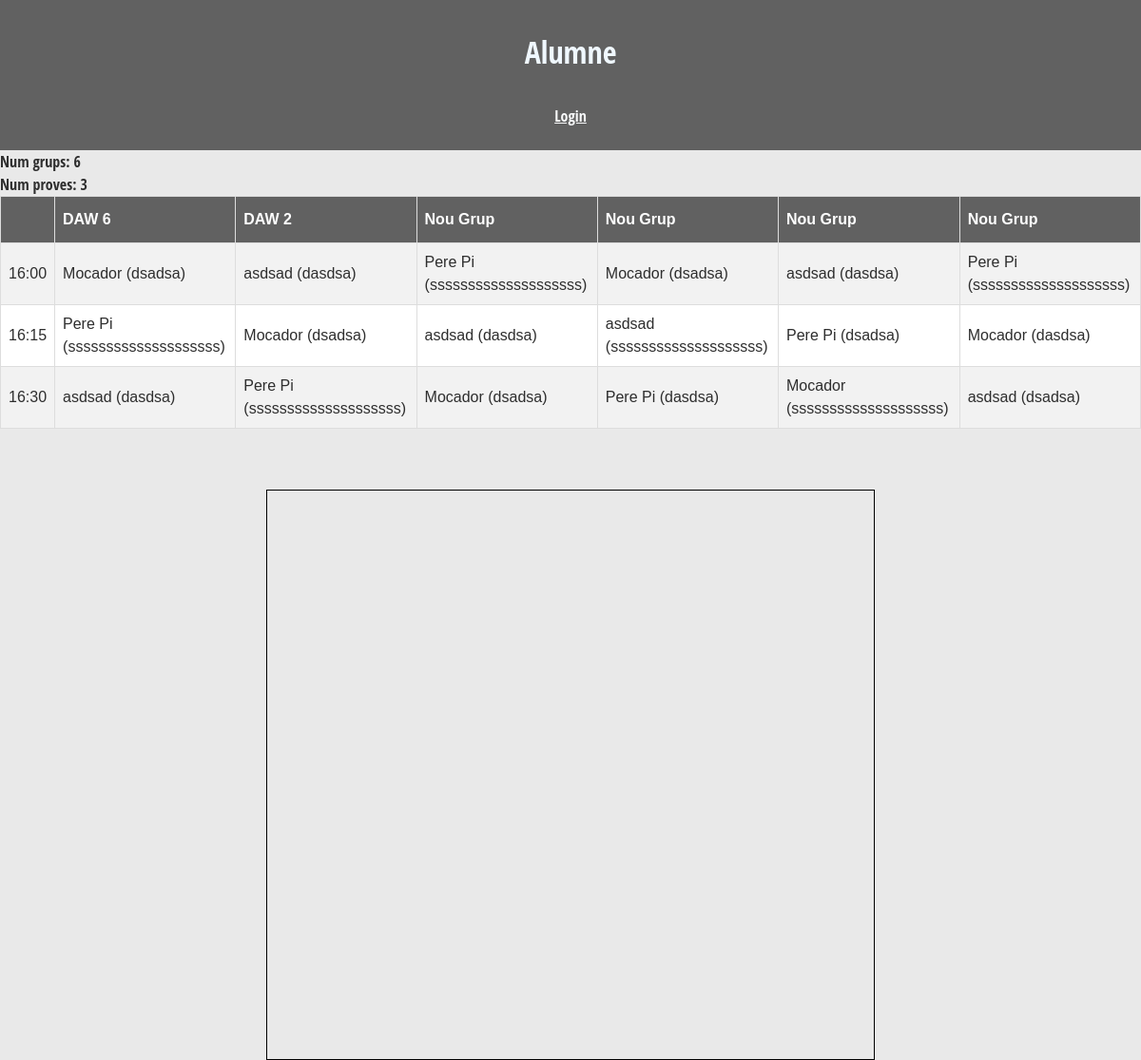
Page /Controlador/horariAlumne.php on the earlier database version.
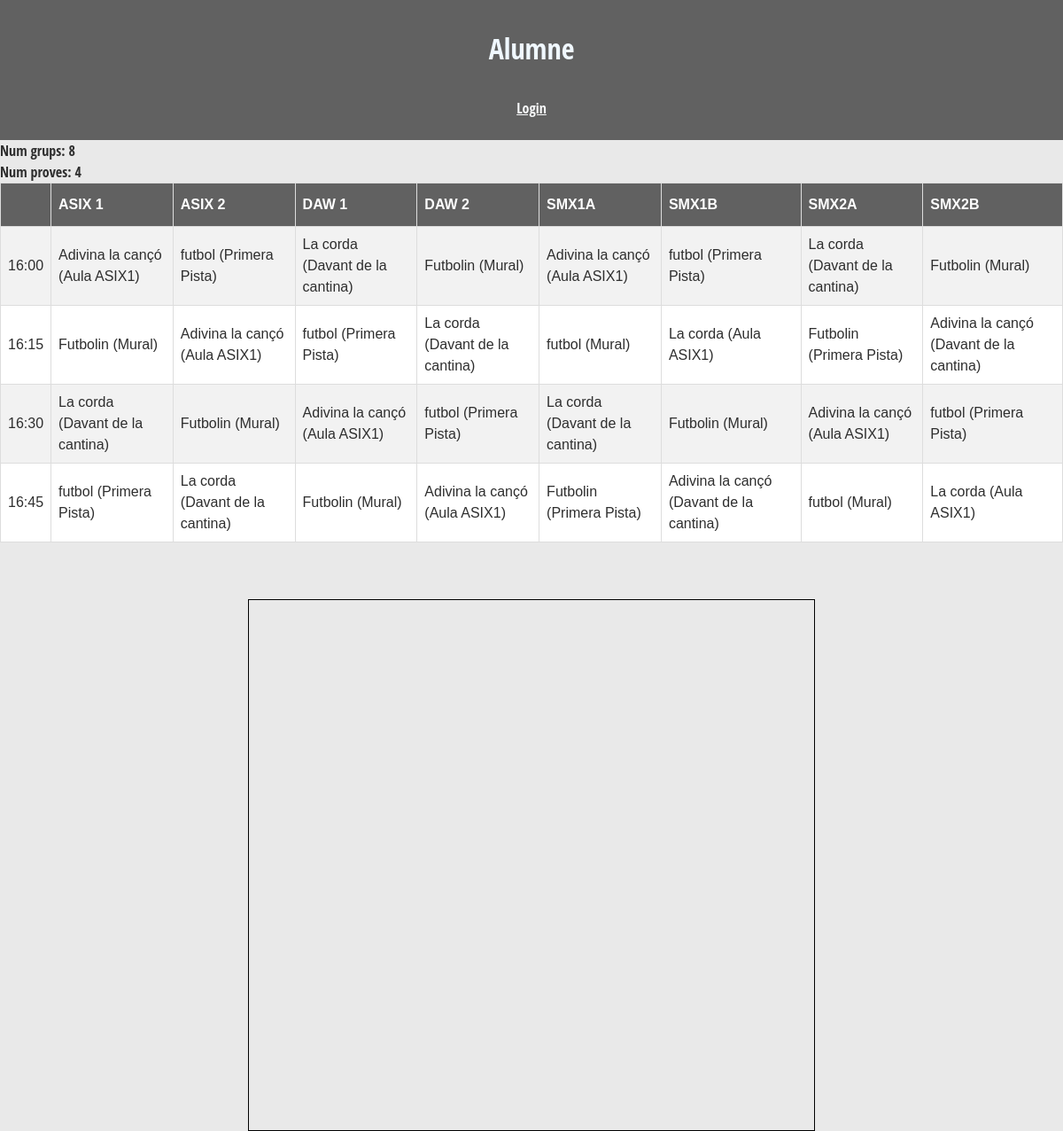
Same page on the later database version.
### tables this page shows
CREATE TABLE `grups` (
  `id` int(100) NOT NULL,
  `nom` varchar(45) NOT NULL,
  `victories` int(11) DEFAULT 0,
  `imatge` text NOT NULL
);

CREATE TABLE `proves` (
  `id` int(11) NOT NULL,
  `nom` varchar(30) NOT NULL,
  `descripcio` text NOT NULL,
  `lloc` varchar(50) NOT NULL,
  `professor` varchar(80) NOT NULL,
  `material` varchar(80) NOT NULL,
  `lat` double NOT NULL,
  `lng` double NOT NULL
);

### Controlador/horariAlumne.php (called while the page is built, shortened)
<?php
$pdo = connectar();
$sql = "SELECT * FROM `grups`";
$consulta = $pdo->prepare($sql);
$consulta->execute([]);
$grups = $consulta->fetchAll(PDO::FETCH_ASSOC);
$sql = "SELECT * FROM `proves`";
$consulta = $pdo->prepare($sql);
$consulta->execute([]);
$proves = $consulta->fetchAll(PDO::FETCH_ASSOC);
$proves2=$proves;
require_once("../Vista/horariAlumne.vista.php");
?>

### Vista/horariAlumne.vista.php (the view, shortened to what this page needs)
<!DOCTYPE html>
<html lang="en">
<head>
  <link rel="stylesheet" href="../Estils/table.css">
  <link href="https://cdn.jsdelivr.net/npm/bootstrap@5.2.2/dist/css/bootstrap.min.css" rel="stylesheet">
  <link rel="stylesheet" href="../Estils/mapa.css">
  <link rel="stylesheet" href="../Estils/estils.css">
</head>
<body>
  <?php require_once("../Vista/navbar.php");
  echo ("Num grups: " . count($grups) . "<br>");
  echo ("Num proves: " . count($proves) . "<br>");
  if ((count($grups) / 2) != count($proves)) {
    echo ("No es pot crear horari <br> Tenen que haver-hi la meitat de provas que de grups.");
  } else {
    $html = "<table id='tabla'><tr><th></th>";
    for ($i = 0; $i < count($grups); $i++) {
      $html .= "<th>" . $grups[$i]["nom"] . "</th>";
    }
    $html .= "</tr>";
    $hora = "16:00";
    for ($i = 0; $i < count($grups) / 2; $i++) {
      $html .= "<tr><td>" . $hora . "</td>";
      $horaArray = explode(":", $hora);
      if ($horaArray[1] == "45") {
        $horaArray[1] = "00";
        $horaArray[0] = strval(intval($horaArray[0]) + 1) . "";
      } else {
        $horaArray[1] = strval(intval($horaArray[1]) + 15) . "";
      }
      $hora = implode(":", $horaArray);
      for ($j = 0; $j < count($proves); $j++) {
        $html .= "<td>" . $proves[$j]["nom"] . " (" . $proves[$j]["lloc"] . ") </td>";
      }
      for ($j = 0; $j < count($proves2); $j++) {
        $html .= "<td>" . $proves2[$j]["nom"] . " (" . $proves[$j]["lloc"] . ") </td>";
      }
      $html .= "</tr>";
      $prova = array_pop($proves);
      array_unshift($proves, $prova);
      $prova = array_shift($proves2);
      array_push($proves2, $prova);
    }
    $html .= "</table>";
    echo ($html);
  }
  ?>
  <div id="mapa" class="mapa" style="margin: auto; margin-top: 4rem;"></div>
</body>
</html>

Differences in the rows shown:
removed grups: nom "DAW 6"
removed grups: nom "Nou Grup"
removed grups: nom "Nou Grup"
removed grups: nom "Nou Grup"
removed grups: nom "Nou Grup"
removed proves: nom "Mocador", lloc "dsadsa"
removed proves: nom "asdsad", lloc "dasdsa"
removed proves: nom "Pere Pi", lloc "ssssssssssssssssssss"
added grups: nom "ASIX 1"
added grups: nom "ASIX 2"
added grups: nom "DAW 1"
added grups: nom "SMX1A"
added grups: nom "SMX1B"
added grups: nom "SMX2A"
added grups: nom "SMX2B"
added proves: nom "Adivina la cançó", lloc "Aula ASIX1"
added proves: nom "futbol", lloc "Primera Pista"
added proves: nom "La corda", lloc "Davant de la cantina"
added proves: nom "Futbolin", lloc "Mural"
Other differences:
count($grups): "6" → "8"
count($proves): "3" → "4"
new list line: "16:45 ( ) ( ) ( ) ( ) ( ) ( ) ( ) ( )"
